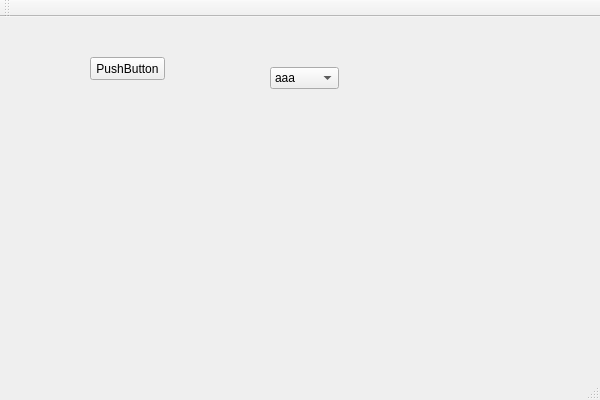
<?xml version="1.0" encoding="UTF-8"?>
<ui version="4.0">
 <class>Test2_1AClass</class>
 <widget class="QMainWindow" name="Test2_1AClass">
  <property name="geometry">
   <rect>
    <x>0</x>
    <y>0</y>
    <width>600</width>
    <height>400</height>
   </rect>
  </property>
  <property name="windowTitle">
   <string>Test2_1A</string>
  </property>
  <widget class="QWidget" name="centralWidget">
   <widget class="QPushButton" name="pushButton">
    <property name="geometry">
     <rect>
      <x>90</x>
      <y>40</y>
      <width>75</width>
      <height>23</height>
     </rect>
    </property>
    <property name="text">
     <string>PushButton</string>
    </property>
   </widget>
   <widget class="QComboBox" name="comboBox">
    <property name="geometry">
     <rect>
      <x>270</x>
      <y>50</y>
      <width>69</width>
      <height>22</height>
     </rect>
    </property>
    <item>
     <property name="text">
      <string>aaa</string>
     </property>
    </item>
    <item>
     <property name="text">
      <string>bbb</string>
     </property>
    </item>
    <item>
     <property name="text">
      <string>ccc</string>
     </property>
    </item>
   </widget>
  </widget>
  <widget class="QMenuBar" name="menuBar">
   <property name="geometry">
    <rect>
     <x>0</x>
     <y>0</y>
     <width>600</width>
     <height>23</height>
    </rect>
   </property>
  </widget>
  <widget class="QToolBar" name="mainToolBar">
   <attribute name="toolBarArea">
    <enum>TopToolBarArea</enum>
   </attribute>
   <attribute name="toolBarBreak">
    <bool>false</bool>
   </attribute>
  </widget>
  <widget class="QStatusBar" name="statusBar"/>
 </widget>
 <layoutdefault spacing="6" margin="11"/>
 <resources>
  <include location="Test2_1A.qrc"/>
 </resources>
 <connections/>
</ui>
